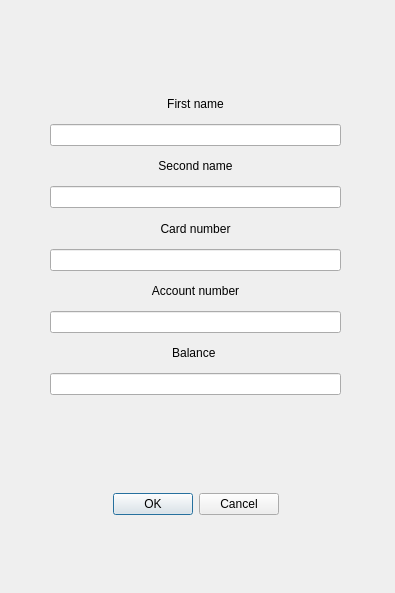
<?xml version="1.0" encoding="UTF-8"?>
<ui version="4.0">
 <class>AddCustomerDialog</class>
 <widget class="QDialog" name="AddCustomerDialog">
  <property name="geometry">
   <rect>
    <x>0</x>
    <y>0</y>
    <width>395</width>
    <height>593</height>
   </rect>
  </property>
  <property name="windowTitle">
   <string>Dialog</string>
  </property>
  <widget class="QWidget" name="widget" native="true">
   <property name="geometry">
    <rect>
     <x>40</x>
     <y>80</y>
     <width>311</width>
     <height>331</height>
    </rect>
   </property>
   <widget class="QWidget" name="">
    <property name="geometry">
     <rect>
      <x>10</x>
      <y>10</y>
      <width>291</width>
      <height>305</height>
     </rect>
    </property>
    <layout class="QGridLayout" name="gridLayout">
     <item row="5" column="0">
      <widget class="QLineEdit" name="lineCard"/>
     </item>
     <item row="3" column="0">
      <widget class="QLineEdit" name="lineSecondName"/>
     </item>
     <item row="1" column="0">
      <widget class="QLineEdit" name="lineFirstName"/>
     </item>
     <item row="8" column="0">
      <widget class="QLabel" name="label_5">
       <property name="text">
        <string>Balance </string>
       </property>
       <property name="alignment">
        <set>Qt::AlignmentFlag::AlignCenter</set>
       </property>
      </widget>
     </item>
     <item row="4" column="0">
      <widget class="QLabel" name="label_3">
       <property name="text">
        <string>Card number</string>
       </property>
       <property name="textFormat">
        <enum>Qt::TextFormat::AutoText</enum>
       </property>
       <property name="alignment">
        <set>Qt::AlignmentFlag::AlignCenter</set>
       </property>
      </widget>
     </item>
     <item row="0" column="0">
      <widget class="QLabel" name="label">
       <property name="text">
        <string>First name</string>
       </property>
       <property name="textFormat">
        <enum>Qt::TextFormat::AutoText</enum>
       </property>
       <property name="alignment">
        <set>Qt::AlignmentFlag::AlignCenter</set>
       </property>
      </widget>
     </item>
     <item row="9" column="0">
      <widget class="QLineEdit" name="lineBalance"/>
     </item>
     <item row="2" column="0">
      <widget class="QLabel" name="label_2">
       <property name="text">
        <string>Second name</string>
       </property>
       <property name="textFormat">
        <enum>Qt::TextFormat::AutoText</enum>
       </property>
       <property name="alignment">
        <set>Qt::AlignmentFlag::AlignCenter</set>
       </property>
      </widget>
     </item>
     <item row="7" column="0">
      <widget class="QLineEdit" name="lineAccount"/>
     </item>
     <item row="6" column="0">
      <widget class="QLabel" name="label_4">
       <property name="text">
        <string>Account number</string>
       </property>
       <property name="textFormat">
        <enum>Qt::TextFormat::AutoText</enum>
       </property>
       <property name="alignment">
        <set>Qt::AlignmentFlag::AlignCenter</set>
       </property>
      </widget>
     </item>
    </layout>
   </widget>
  </widget>
  <widget class="QDialogButtonBox" name="buttonBox">
   <property name="geometry">
    <rect>
     <x>40</x>
     <y>490</y>
     <width>239</width>
     <height>29</height>
    </rect>
   </property>
   <property name="orientation">
    <enum>Qt::Orientation::Horizontal</enum>
   </property>
   <property name="standardButtons">
    <set>QDialogButtonBox::StandardButton::Cancel|QDialogButtonBox::StandardButton::Ok</set>
   </property>
  </widget>
 </widget>
 <resources/>
 <connections>
  <connection>
   <sender>buttonBox</sender>
   <signal>accepted()</signal>
   <receiver>AddCustomerDialog</receiver>
   <slot>accept()</slot>
   <hints>
    <hint type="sourcelabel">
     <x>248</x>
     <y>254</y>
    </hint>
    <hint type="destinationlabel">
     <x>157</x>
     <y>274</y>
    </hint>
   </hints>
  </connection>
  <connection>
   <sender>buttonBox</sender>
   <signal>rejected()</signal>
   <receiver>AddCustomerDialog</receiver>
   <slot>reject()</slot>
   <hints>
    <hint type="sourcelabel">
     <x>316</x>
     <y>260</y>
    </hint>
    <hint type="destinationlabel">
     <x>286</x>
     <y>274</y>
    </hint>
   </hints>
  </connection>
 </connections>
</ui>
